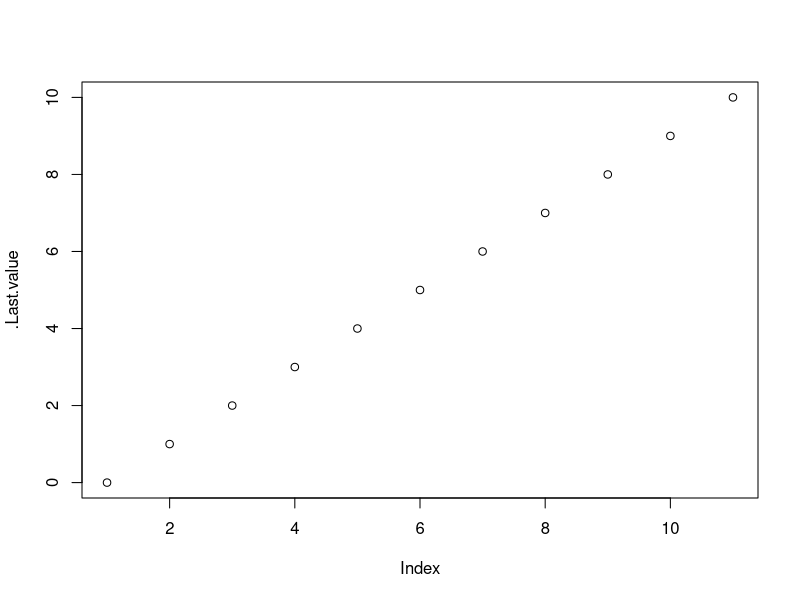

Source code (R): (Note: this script raises an error after producing the figure.)

MarkovProcess <- function(P, start=1, steps=10, reps=1, print.P=F) {
### "start" is an integer between 1 and dim(P), which is square.
### Each row of P should sum to 1, all element non-negative.
###  To do: check inputs, implement reps, implement for a start vector, 
###         make sure "rmultinomial" works if by chance runif returns 0 or 1,
###         generalize "rmultinomial".
	if(print.P) print(P)
	if(reps==1) {
		state <- start
		states <- rep(NA, steps+1)
		states[1] <- state
		for (step in 1:steps) {
			state <- states[step+1] <- rmultinom(1, 1, P[state, ])
		}
		return(states)
	}
	states <- matrix(NA, nrow=reps, ncol=steps+1)
	for (irep in 1:reps)
		states [irep, ] <- MarkovProcess(P, start, steps, 1)
	return(states)
}

MarkovProcess(P=matrix(c(1-(ptrans<-.999),ptrans,0,0,1-ptrans,ptrans,ptrans,0,1-ptrans),byrow=T, nrow=3), 1, 10, print.P=T)
plot(0:10, .Last.value)

MarkovProcess(P=random.walk.matrix(), start=5, steps=10, reps=5)


many.chains <- MarkovProcess(P=random.walk.matrix(), 
	start=5, steps=100, reps=100)
for (j in c(1:5,10,15,20,30)) 
	hist(many.chains[,j], breaks=0:10, main=paste(j))

many.chains <- MarkovProcess(P=random.walk.matrix(), 
	start=8, steps=100, reps=100)
for (j in c(1:5,10,15,20,30)) 
	hist(many.chains[,j], breaks=0:10, main=paste(j))

matpow <- function(P, n, expressionMethod=TRUE) {
	if(expressionMethod == FALSE) {
		temp <- P; for (i in 1:(n-1)) temp <- temp%*%P  #inefficient!!!
	}
	else {
		PpowerString = print(paste(rep("P", pow), collapse=" %*% "))
		PpowerExpression = print(parse(text=PpowerString))
		temp = eval(PowerpowerExpression)
	}
	return (temp)
} 
